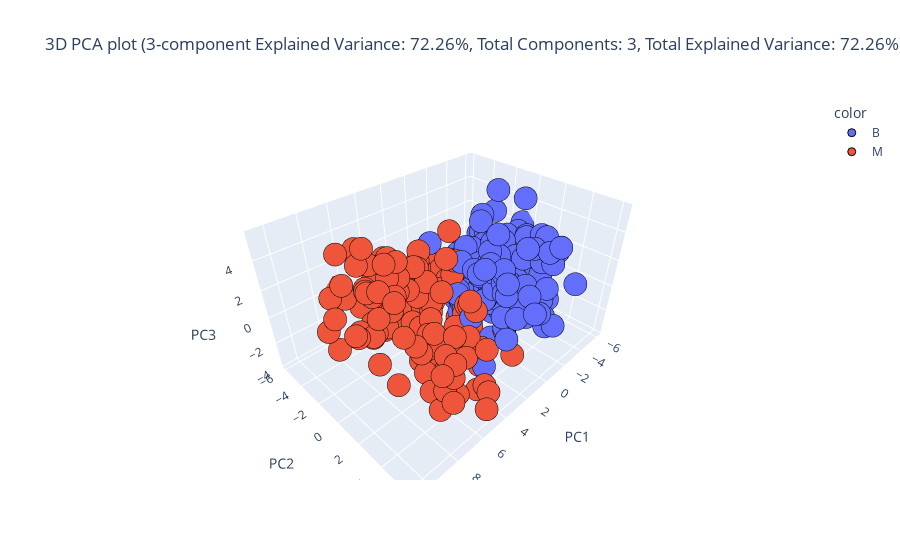

The notebook cell this image was saved under:
### Code cell
_, pca3d_train_df, _, pca3d_test_df = eda.dimensionality_reduction(train_df, test_df, identifier=id_features, categorical=categorical_features, continuous=continuous_features, target="Diagnosis", method="pca", plot_type="3d", components=3)

### Figure 1 — Plotly figure (JSON) as saved in the notebook; plotly's stock layout.template omitted (floating-point values rounded to 4 significant figures; data arrays with more than 128 entries replaced by an {"elided": "..."} marker saying what was removed)
{"data": [{"hovertemplate": "color=B<br>PC1=%{x}<br>PC2=%{y}<br>PC3=%{z}<extra></extra>", "legendgroup": "B", "marker": {"color": "#636efa", "line": {"color": "Black", "width": 1}, "opacity": 1, "symbol": "circle"}, "mode": "markers", "name": "B", "scene": "scene", "showlegend": true, "type": "scatter3d", "x": {"elided": "272 float values"}, "y": {"elided": "272 float values"}, "z": {"elided": "272 float values"}}, {"hovertemplate": "color=M<br>PC1=%{x}<br>PC2=%{y}<br>PC3=%{z}<extra></extra>", "legendgroup": "M", "marker": {"color": "#EF553B", "line": {"color": "Black", "width": 1}, "opacity": 1, "symbol": "circle"}, "mode": "markers", "name": "M", "scene": "scene", "showlegend": true, "type": "scatter3d", "x": {"elided": "136 float values"}, "y": {"elided": "136 float values"}, "z": {"elided": "136 float values"}}], "layout": {"legend": {"title": {"text": "color"}, "tracegroupgap": 0}, "scene": {"domain": {"x": [0, 1], "y": [0, 1]}, "xaxis": {"title": {"text": "PC1"}}, "yaxis": {"title": {"text": "PC2"}}, "zaxis": {"title": {"text": "PC3"}}}, "title": {"text": "3D PCA plot (3-component Explained Variance: 72.26%, Total Components: 3, Total Explained Variance: 72.26%)"}}}
